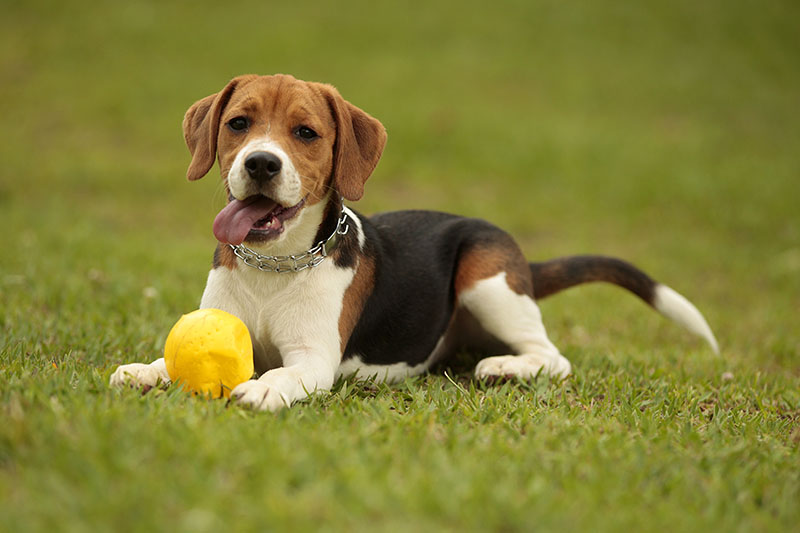
%> input picture script/cane.jpg, 800 x 533 px
$ octave miglioramento_img.m   (GNU Octave 9; MATLAB toolbox functions it lacks are replaced by stand-ins)
%> lines starting %> are read from the running program, lines starting %| are printed output that depends on the picture
%Caricamento immagine ridimensionata
img = imresize(imread('cane.jpg'), [64 NaN]);
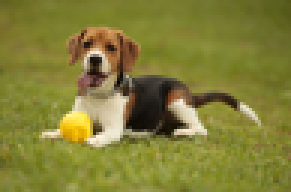
%> img: size 64x97x3 uint8 (shown 3 times larger); mean R, G, B 130.4, 127.1, 55.4
[r,c,v] = size(img);
%> r = 64; c = 97; v = 3

%Preallocazione delle nuove immagini
NEW_I = zeros(5*r,5*c,v,'uint8');
NEW_I_L = zeros(5*r,5*c,v,'uint8');

%Determinazioen della griglia	dell’immagine	di	partenza
x = 1:c;
%> x = 97 values from 1 to 97
y = 1:r;
%> y = 64 values from 1 to 64

%Determinazione della	griglia	dell’immagine	che	voglio	ottenere
new_x = linspace(1,c,5*c)';
%> new_x = 485 values from 1 to 97
new_y = linspace(1,r,5*r);
%> new_y = 320 values from 1 to 64

%Generazione	tramite	interpolazione	delle due	nuove	immagini
for i=1:3
    NEW_I(:,:,i)=uint8(interp2(x,y,double(img(:,:,i)),new_x,new_y,'spline'));
    NEW_I_L(:,:,i)=uint8(interp2(x,y,double(img(:,:,i)),new_x,new_y,'linear'));
end
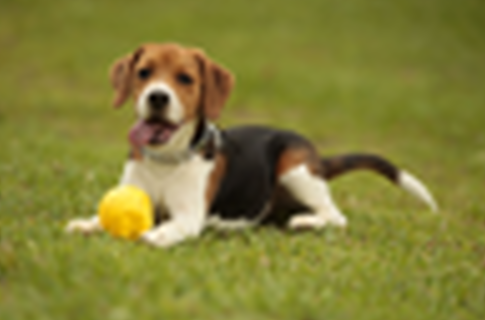
%> NEW_I: size 320x485x3 uint8; mean R, G, B 130.7, 127.2, 55.6

%Rappresentazione delle immagini
figure(1), subimage(img),title('Originale')
figure(2), subimage(NEW_I_L),title('Linear')
figure(3), subimage(NEW_I),title('Spline')
